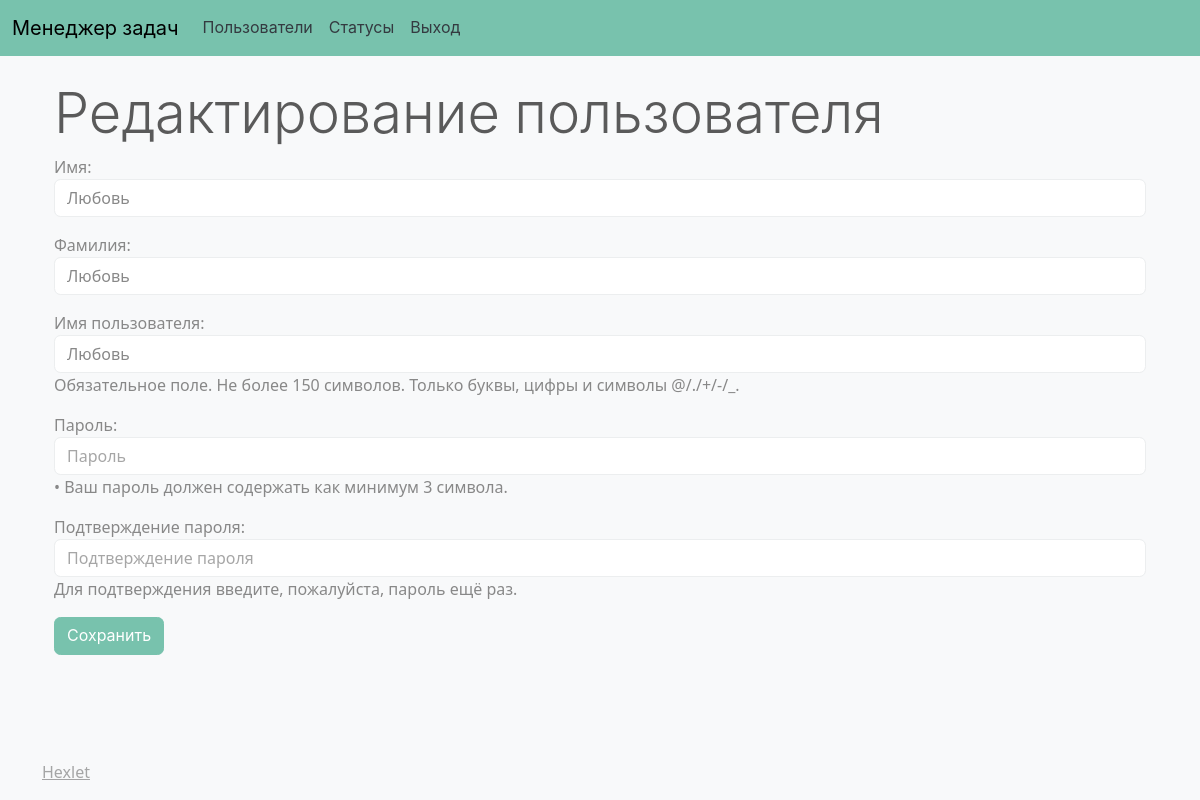
The app's page /users/2/update/ (signed in), older data.
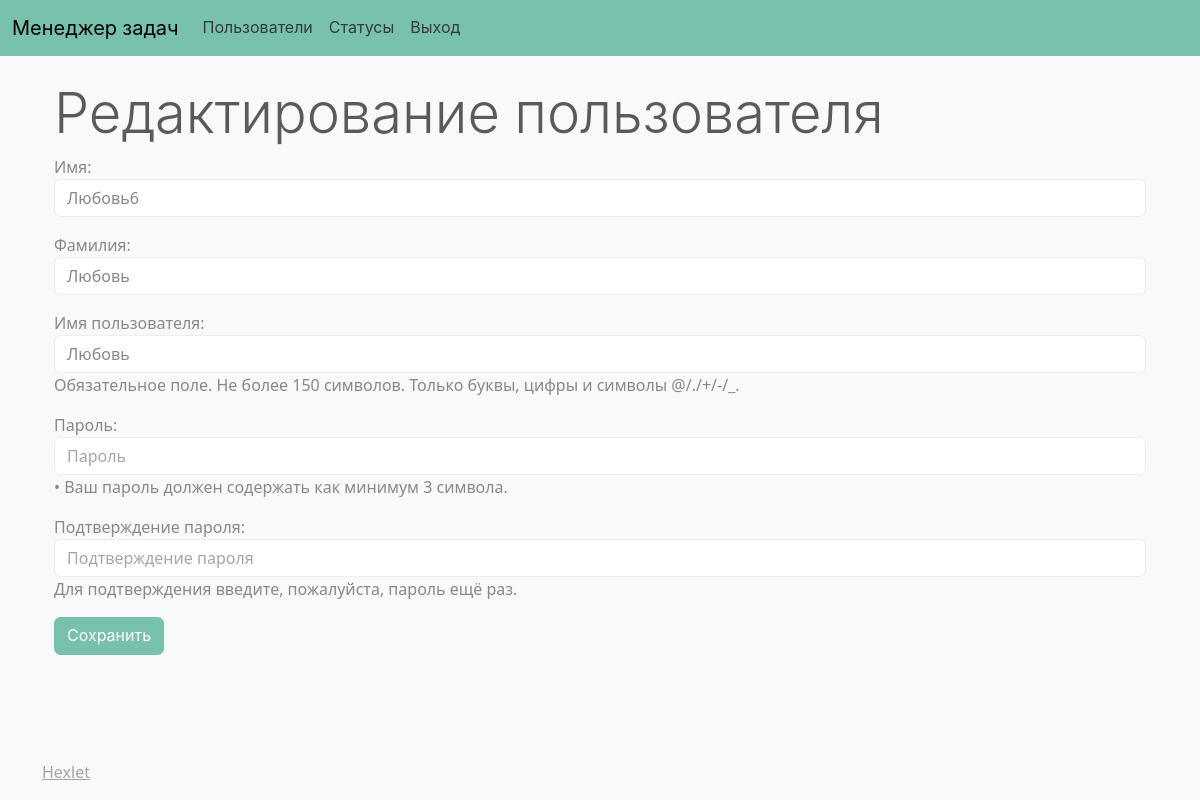
The same page, newer data.
### task_manager/models.py (models this page shows, shortened)
class CustomUser(AbstractUser):
    first_name = models.CharField(max_length=100)
    last_name = models.CharField(max_length=100)
    username = models.CharField(max_length=150, unique=True)
    password = models.CharField(max_length=100)
    REQUIRED_FIELDS = ['first_name', 'last_name']

### task_manager/views.py (the view)
# urls.py: path('users/<int:pk>/update/', user_update_view, name='user_update'),
@login_required
def user_update_view(request, pk):
    user = get_object_or_404(CustomUser, pk=pk)
    form = CustomUserCreationForm(instance=user)
    if user != request.user:
        messages.success(request, 'У вас нет прав для изменения другого пользователя.')
        return redirect('user-list')
    if request.method == 'POST':
        form = CustomUserCreationForm(request.POST, instance=user)
        if form.is_valid():
            form.save()
            messages.success(request, 'Пользователь успешно обновлен.')
            return redirect('user-list')
    return render(request, 'users/user_update.html', {'form': form})

### task_manager/templates/users/user_update.html (shortened to what this page needs)
{% extends 'base.html' %}
{% load i18n %}
{% block content %}
<div class="container mt-4">
    <h1 class="display-4">{% trans 'Редактирование пользователя' %}</h1>
    <form method="POST">
        {{ form.as_p }}
        <button type="submit" class="btn btn-primary">{% trans 'Сохранить' %}</button>
    </form>
</div>
{% endblock %}

Row changes from the older to the newer data that the page shows:
changed CustomUser "Любовь": first_name "Любовь" → "Любовь6"
